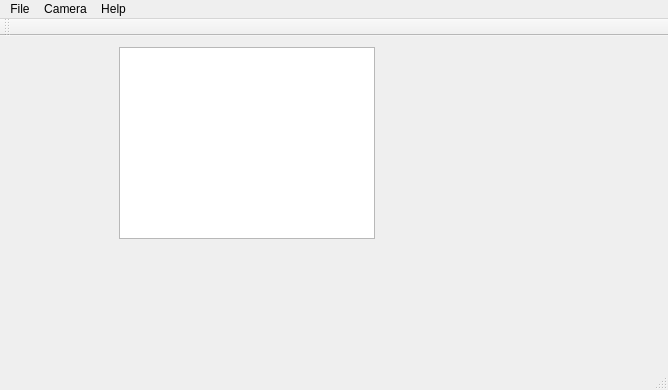
<?xml version="1.0" encoding="UTF-8"?>
<ui version="4.0">
 <class>MainWindow</class>
 <widget class="QMainWindow" name="MainWindow">
  <property name="geometry">
   <rect>
    <x>0</x>
    <y>0</y>
    <width>668</width>
    <height>390</height>
   </rect>
  </property>
  <property name="windowTitle">
   <string>Preview Window</string>
  </property>
  <widget class="QWidget" name="centralWidget">
   <widget class="QGraphicsView" name="graphicsView">
    <property name="geometry">
     <rect>
      <x>119</x>
      <y>11</y>
      <width>256</width>
      <height>192</height>
     </rect>
    </property>
   </widget>
  </widget>
  <widget class="QMenuBar" name="menuBar">
   <property name="geometry">
    <rect>
     <x>0</x>
     <y>0</y>
     <width>668</width>
     <height>20</height>
    </rect>
   </property>
   <widget class="QMenu" name="menuFile">
    <property name="title">
     <string>File</string>
    </property>
    <addaction name="actionFileSettings"/>
    <addaction name="separator"/>
    <addaction name="actionQuit"/>
   </widget>
   <widget class="QMenu" name="menuCamera">
    <property name="title">
     <string>Camera</string>
    </property>
    <addaction name="actionStart"/>
    <addaction name="actionCameraSettings"/>
    <addaction name="actionFind_camera"/>
   </widget>
   <widget class="QMenu" name="menuHelp">
    <property name="title">
     <string>Help</string>
    </property>
    <addaction name="actionHelp"/>
    <addaction name="separator"/>
    <addaction name="actionAbout"/>
   </widget>
   <addaction name="menuFile"/>
   <addaction name="menuCamera"/>
   <addaction name="menuHelp"/>
  </widget>
  <widget class="QToolBar" name="mainToolBar">
   <attribute name="toolBarArea">
    <enum>TopToolBarArea</enum>
   </attribute>
   <attribute name="toolBarBreak">
    <bool>false</bool>
   </attribute>
  </widget>
  <widget class="QStatusBar" name="statusBar"/>
  <action name="actionFileSettings">
   <property name="text">
    <string>Settings...</string>
   </property>
  </action>
  <action name="actionQuit">
   <property name="text">
    <string>Quit</string>
   </property>
  </action>
  <action name="actionStart">
   <property name="text">
    <string>Start...</string>
   </property>
  </action>
  <action name="actionCameraSettings">
   <property name="text">
    <string>Settings</string>
   </property>
  </action>
  <action name="actionFind_camera">
   <property name="text">
    <string>Find camera</string>
   </property>
  </action>
  <action name="actionHelp">
   <property name="text">
    <string>Help</string>
   </property>
  </action>
  <action name="actionAbout">
   <property name="text">
    <string>About</string>
   </property>
  </action>
 </widget>
 <layoutdefault spacing="6" margin="11"/>
 <resources/>
 <connections/>
</ui>
